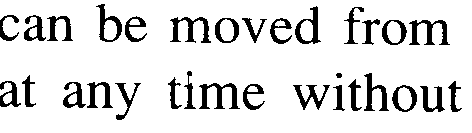
#> input picture aula2/letras.bmp, 472 x 133 px
$ jupyter execute exercicios.ipynb
#> lines starting #> are read from the running program, lines starting #| are printed output that depends on the picture; after the words box and inside, x2 and y2 are one past the last pixel; in counts of white or black regions, pixels touching at a corner belong together
#> further down, letras is the input picture: shape (133, 472, 3); 87.5% white; 31 black regions, largest, box (x1, y1, x2, y2) and area: (199, 83, 240, 109) 457, (409, 20, 450, 45) 441, (170, 17, 211, 43) 439
[cell 1]
import cv2
import queue

import matplotlib.pyplot as plt

[cell 2]
def pintaPretoVermelho(a,li,ci):
    b=a.copy()
    q=queue.Queue()
    q.put(li) #1
    q.put(ci) #1
    while not q.empty(): #2
        l=q.get() #3
        c=q.get() #3
        if all(b[l,c,:]==[0,0,0]): #4
            b[l,c]=[255,0,0] #5
            q.put(l-1); q.put(c) #6-acima
            q.put(l+1); q.put(c) #6-abaixo
            q.put(l); q.put(c+1) #6-direita
            q.put(l); q.put(c-1) #6-esquerda
    return b;

[cell 3]
def contaConexos(a):
    b = a.copy()
    q = queue.Queue()

    q.put(0) # 1
    q.put(0) # 1

    count = 0

    for l in range(b.shape[0]):
        for c in range(b.shape[1]):
            if all(b[l,c,:] == [0,0,0]): # se nao for branco
                count = count + 1
                b = pintaPretoVermelho(b, l, c)
                plt.imshow(b)
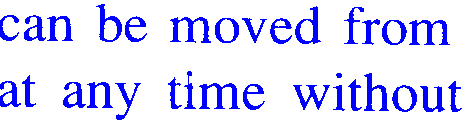
#> b: shape (133, 472, 3); mean B, G, R 255, 223.1, 223.1
#> after the loop, count = 31

    print(f"Numero de componentes conexos: {count}")
#| Numero de componentes conexos: 31
    return b

[cell 4]
letras = cv2.imread('letras.bmp',cv2.IMREAD_COLOR)

plt.imshow(letras)

[cell 5]
la = contaConexos(letras)
plt.imshow(la)
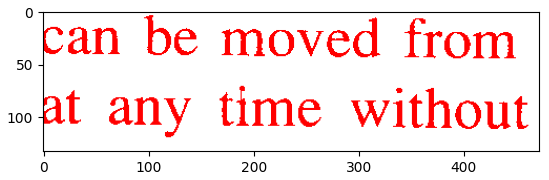
#> figure drawn by matplotlib, 1 panel; B, G, R data is drawn as R, G, B

$ run again, with aula2/c2.bmp copied over aula2/letras.bmp
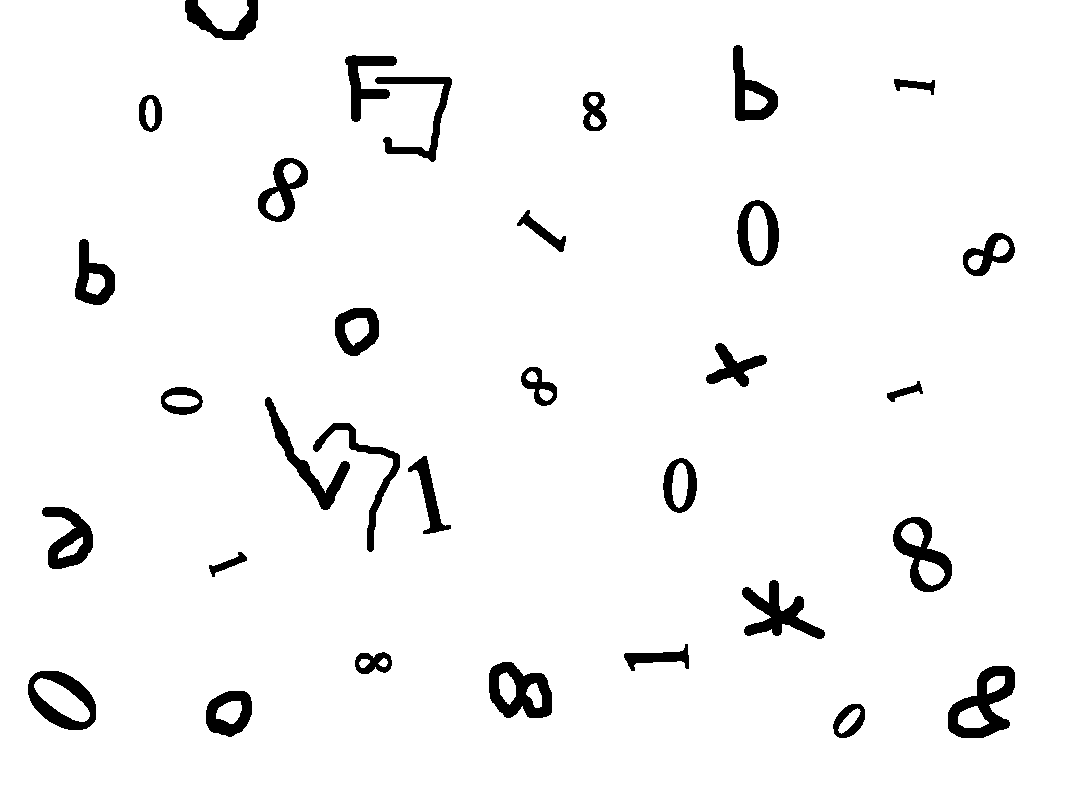
#> input picture aula2/c2.bmp, 1069 x 785 px
#> letras is the input picture: shape (785, 1069, 3); 95.7% white; 32 black regions, largest, box (x1, y1, x2, y2) and area: (948, 666, 1015, 738) 2277, (489, 662, 552, 718) 2051, (742, 580, 825, 639) 1920
#> after the loop in contaConexos, `for l in range(b.shape[0]):`:
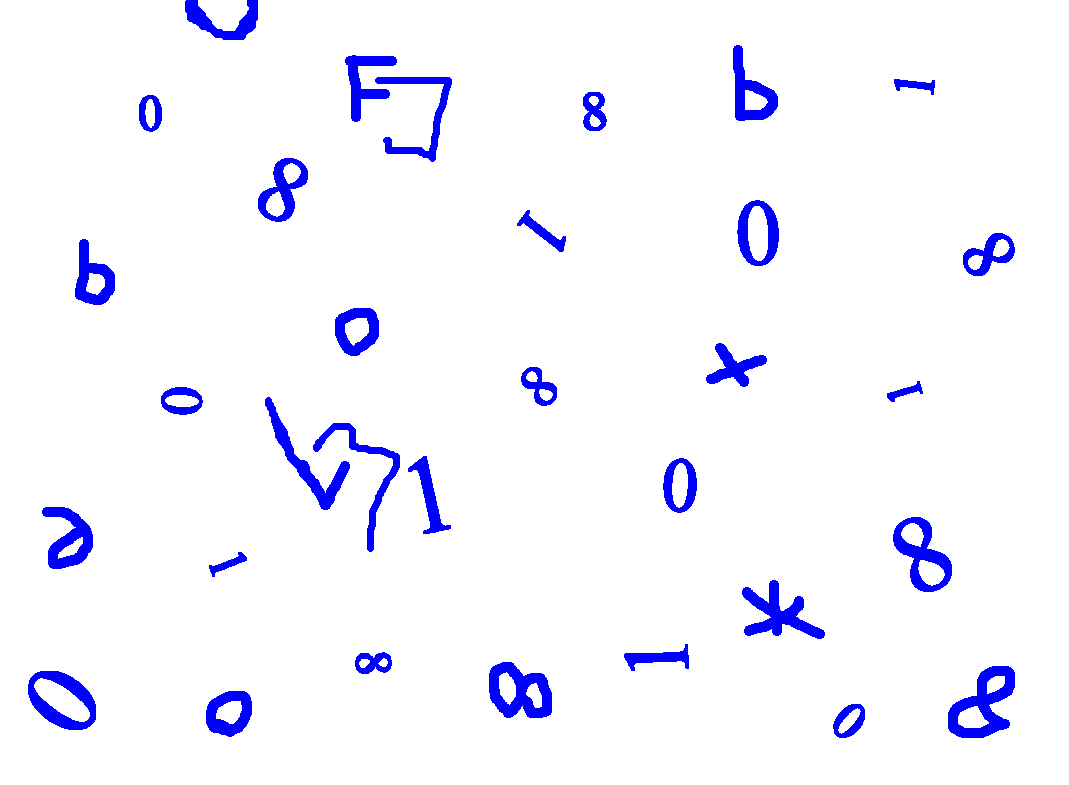
#> b: shape (785, 1069, 3); mean B, G, R 255, 244, 244
#> after the loop in contaConexos, `for l in range(b.shape[0]):`: count = 32
#| Numero de componentes conexos: 32
#> `[cell 5] la = contaConexos(letras) plt.imshow(la)`:
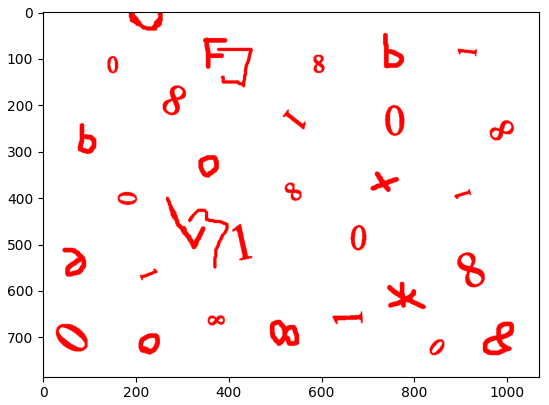
#> figure drawn by matplotlib, 1 panel; B, G, R data is drawn as R, G, B
